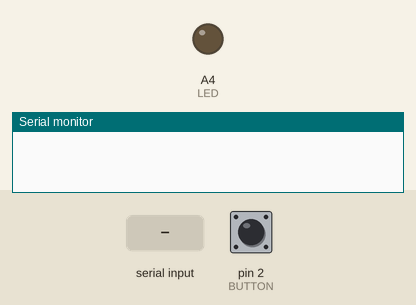
Simulated run of this sketch. Board: Arduino Uno, built with avr-gcc and run on an emulated ATmega328P. Parts: output pins drawn as LEDs (lit = HIGH), the last lines printed to the serial monitor. Dashed ring = blinking. The test bench sets the inputs (shaded band); at power-on: pin 2 (BUTTON) LOW.

Above: at 1.2 s.
1.3 s: pin 2 (BUTTON) pulled HIGH for 3.2 s
At 2.8 s:
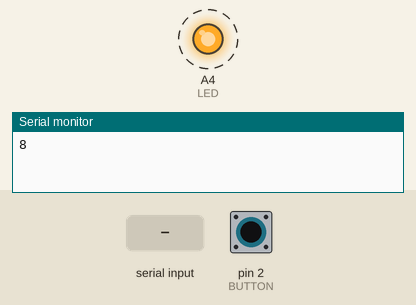
6.1 s: "2" received over Serial
7.6 s: "3" received over Serial
Timing chart, 0 to 10.6 s (numbered marks = the images above; inputs shaded):
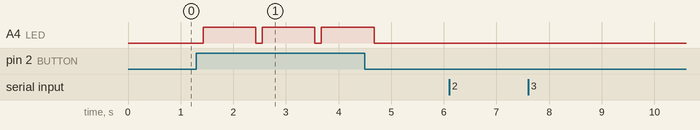

The sketch:

xBeeCommunication.ino
```cpp
#define BUTTON 2
#define LED A4
unsigned long timer = 0;

void setup() {
  // put your setup code here, to run once:
  Serial.begin(57600);

  pinMode(BUTTON, INPUT);
  pinMode(LED, OUTPUT);
}

void loop() {

    if (digitalRead(BUTTON) == HIGH) {
      //Serial.print("Hola");
      delay(125);
      //Serial.write(1);
      digitalWrite(LED,HIGH);
      delay(1000);
      digitalWrite(LED,LOW);
      //Define yourself as COM8
      Serial.write("8 \n");

    } else {}


    while(Serial.available() > 0) {
      //Add other Arduino's identity into temp
      char temp = (char)Serial.read();
      //If it is other Arduino, then confirm
      if (temp == '2') {
        Serial.write("Ok. Gotcha.");
      } else if (temp == '3'){
        Serial.write("4");
      }
    }

}
```

Measured:
- after the input at 1.3 s, A4 (LED): alternates HIGH for 1.0 s and LOW for 0.13 s, starting after 0.13 s
